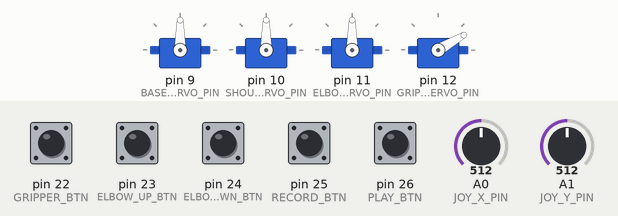
Recording of a sketch running on a simulated Arduino Mega 2560, built with avr-gcc and run on an emulated ATmega2560. On the bench: 4 × servo. The test bench sets the inputs (shaded band); at power-on: pin 22 (GRIPPER_BTN), pin 23 (ELBOW_UP_BTN), pin 24 (ELBOW_DOWN_BTN), pin 25 (RECORD_BTN), pin 26 (PLAY_BTN) HIGH, A0 (JOY_X_PIN) = 512, A1 (JOY_Y_PIN) = 512. What the sketch prints to the serial monitor is not drawn.

Above: at 1.2 s.
1.3 s: A0 (JOY_X_PIN) set to 556
2.8 s: A0 (JOY_X_PIN) set to 572
At 4.58 s:
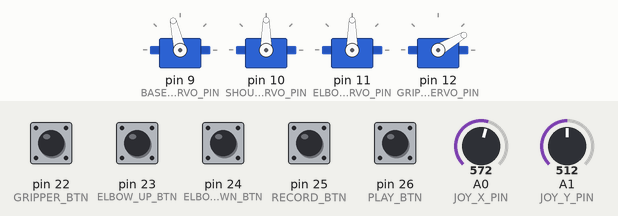
5.8 s: A1 (JOY_Y_PIN) set to 561
8.8 s: A1 (JOY_Y_PIN) set to 572
At 9.0 s:
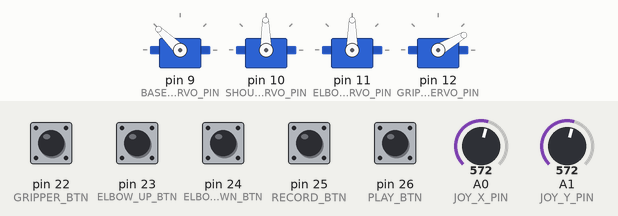
11.8 s: pin 22 (GRIPPER_BTN) pulled LOW for 0.15 s
At 12.08 s:
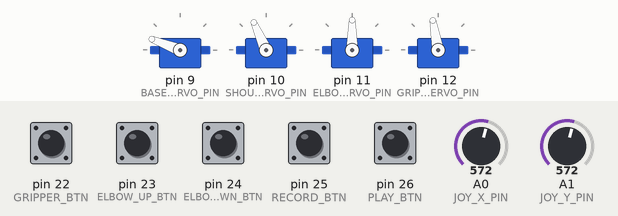
14.8 s: pin 23 (ELBOW_UP_BTN) pulled LOW for 1 s
At 15.19 s:
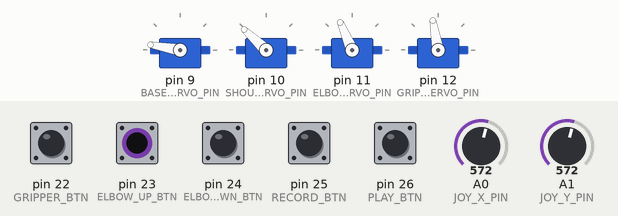
Timing chart, 0 to 18.8 s (numbered marks = the images above; inputs shaded):
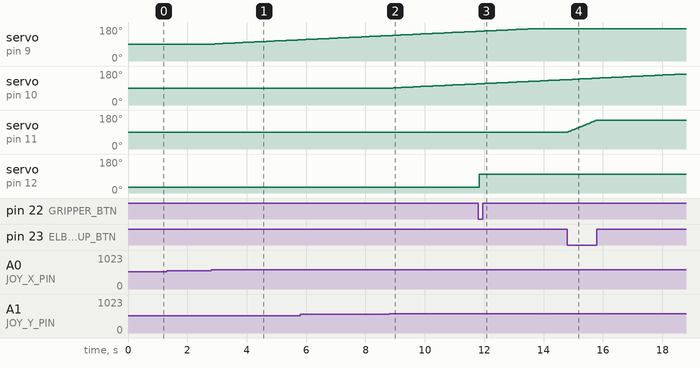

Measured:
- the behaviour switches between 571 and 572 on A0 (JOY_X_PIN) (found by bisection; images 0 and 1)
- the behaviour switches between 571 and 572 on A1 (JOY_Y_PIN) (found by bisection; images 1 and 2)
- after the input at 1.3 s, every drawn part: stays the same
- after the input at 2.8 s, servo on pin 9 (BASE_SERVO_PIN): moves from 90° to 112° over 2.8 s, starting after 0.13 s
- after the input at 8.8 s, servo on pin 10 (SHOULDER_SERVO_PIN): moves from 90° to 112° over 2.8 s, starting after 0.13 s
- after the input at 11.8 s, servo on pin 12 (GRIPPER_SERVO_PIN): 30° → 100° at once
- after the input at 14.8 s, servo on pin 11 (ELBOW_SERVO_PIN): moves from 90° to 153° over 0.97 s, starting at once

The sketch:

joystick_robot_arm.ino
```cpp
/*
  Joystick Robot Arm
  ---------------------
  Live joystick/button teleoperation of a 4-servo arm, with record/playback
  of waypoint sequences persisted to EEPROM. Board: Arduino Mega 2560.
*/

#include <Servo.h>
#include <EEPROM.h>

const uint8_t JOY_X_PIN = A0;   // base
const uint8_t JOY_Y_PIN = A1;   // shoulder
const uint8_t GRIPPER_BTN = 22; // joystick's own button, toggles gripper
const uint8_t ELBOW_UP_BTN = 23;
const uint8_t ELBOW_DOWN_BTN = 24;
const uint8_t RECORD_BTN = 25;
const uint8_t PLAY_BTN = 26;

const uint8_t BASE_SERVO_PIN = 9;
const uint8_t SHOULDER_SERVO_PIN = 10;
const uint8_t ELBOW_SERVO_PIN = 11;
const uint8_t GRIPPER_SERVO_PIN = 12;

const int JOY_CENTER = 512;
const int DEADZONE = 60;
const float MAX_SPEED = 1.0;
const uint8_t GRIPPER_OPEN = 30;
const uint8_t GRIPPER_CLOSED = 100;

const uint8_t MAX_WAYPOINTS = 10;
const int EEPROM_COUNT_ADDR = 0;
const int EEPROM_DATA_ADDR = 1; // 4 bytes per waypoint from here on

Servo baseServo, shoulderServo, elbowServo, gripperServo;
float baseAngle = 90, shoulderAngle = 90, elbowAngle = 90;
bool gripperClosed = false;

uint8_t waypoints[MAX_WAYPOINTS][4];
uint8_t waypointCount = 0;

bool lastGripperBtn = HIGH, lastRecordBtn = HIGH, lastPlayBtn = HIGH;

void setup() {
  baseServo.attach(BASE_SERVO_PIN);
  shoulderServo.attach(SHOULDER_SERVO_PIN);
  elbowServo.attach(ELBOW_SERVO_PIN);
  gripperServo.attach(GRIPPER_SERVO_PIN);

  pinMode(GRIPPER_BTN, INPUT_PULLUP);
  pinMode(ELBOW_UP_BTN, INPUT_PULLUP);
  pinMode(ELBOW_DOWN_BTN, INPUT_PULLUP);
  pinMode(RECORD_BTN, INPUT_PULLUP);
  pinMode(PLAY_BTN, INPUT_PULLUP);

  writeArmAngles(baseAngle, shoulderAngle, elbowAngle, GRIPPER_OPEN);
  loadWaypointsFromEeprom();

  Serial.begin(9600);
  Serial.print("Loaded waypoints: ");
  Serial.println(waypointCount);
}

void loop() {
  baseAngle = updateAxis(analogRead(JOY_X_PIN), baseAngle);
  shoulderAngle = updateAxis(analogRead(JOY_Y_PIN), shoulderAngle);

  if (digitalRead(ELBOW_UP_BTN) == LOW) elbowAngle = constrain(elbowAngle + 1.0, 10, 170);
  if (digitalRead(ELBOW_DOWN_BTN) == LOW) elbowAngle = constrain(elbowAngle - 1.0, 10, 170);

  handleGripperToggle();
  writeArmAngles(baseAngle, shoulderAngle, elbowAngle, gripperClosed ? GRIPPER_CLOSED : GRIPPER_OPEN);

  handleRecordButton();
  handlePlayButton();

  delay(15);
}

float updateAxis(int raw, float currentAngle) {
  int offset = raw - JOY_CENTER;
  if (abs(offset) < DEADZONE) return currentAngle;
  float normalized = constrain((float)offset / JOY_CENTER, -1.0, 1.0);
  return constrain(currentAngle + normalized * MAX_SPEED, 10, 170);
}

void handleGripperToggle() {
  bool state = digitalRead(GRIPPER_BTN);
  if (state == LOW && lastGripperBtn == HIGH) {
    delay(20);
    gripperClosed = !gripperClosed;
  }
  lastGripperBtn = state;
}

void handleRecordButton() {
  bool state = digitalRead(RECORD_BTN);
  if (state == LOW && lastRecordBtn == HIGH) {
    delay(20);
    recordWaypoint();
  }
  lastRecordBtn = state;
}

void handlePlayButton() {
  bool state = digitalRead(PLAY_BTN);
  if (state == LOW && lastPlayBtn == HIGH) {
    delay(20);
    playSequence();
  }
  lastPlayBtn = state;
}

void recordWaypoint() {
  if (waypointCount >= MAX_WAYPOINTS) {
    Serial.println("Waypoint memory full.");
    return;
  }
  waypoints[waypointCount][0] = (uint8_t)baseAngle;
  waypoints[waypointCount][1] = (uint8_t)shoulderAngle;
  waypoints[waypointCount][2] = (uint8_t)elbowAngle;
  waypoints[waypointCount][3] = gripperClosed ? GRIPPER_CLOSED : GRIPPER_OPEN;
  waypointCount++;
  saveWaypointsToEeprom();
  Serial.print("Recorded waypoint #");
  Serial.println(waypointCount);
}

// Smoothly interpolates from the current pose to each saved waypoint in turn.
void playSequence() {
  Serial.println("Playing sequence...");
  for (uint8_t i = 0; i < waypointCount; i++) {
    moveToPose(waypoints[i][0], waypoints[i][1], waypoints[i][2], waypoints[i][3]);
    delay(400); // pause briefly at each waypoint
  }
  Serial.println("Sequence complete.");
}

void moveToPose(uint8_t targetBase, uint8_t targetShoulder, uint8_t targetElbow, uint8_t targetGripper) {
  const uint8_t STEPS = 30;
  float startBase = baseAngle, startShoulder = shoulderAngle, startElbow = elbowAngle;

  for (uint8_t s = 1; s <= STEPS; s++) {
    float t = (float)s / STEPS;
    baseAngle = startBase + (targetBase - startBase) * t;
    shoulderAngle = startShoulder + (targetShoulder - startShoulder) * t;
    elbowAngle = startElbow + (targetElbow - startElbow) * t;
    writeArmAngles(baseAngle, shoulderAngle, elbowAngle, targetGripper);
    delay(15);
  }
  gripperClosed = (targetGripper == GRIPPER_CLOSED);
}

void writeArmAngles(float base, float shoulder, float elbow, uint8_t gripper) {
  baseServo.write((int)base);
  shoulderServo.write((int)shoulder);
  elbowServo.write((int)elbow);
  gripperServo.write(gripper);
}

void saveWaypointsToEeprom() {
  EEPROM.update(EEPROM_COUNT_ADDR, waypointCount);
  for (uint8_t i = 0; i < waypointCount; i++) {
    for (uint8_t j = 0; j < 4; j++) {
      EEPROM.update(EEPROM_DATA_ADDR + i * 4 + j, waypoints[i][j]);
    }
  }
}

void loadWaypointsFromEeprom() {
  uint8_t count = EEPROM.read(EEPROM_COUNT_ADDR);
  if (count > MAX_WAYPOINTS) count = 0; // guard against reading blank/uninitialized EEPROM
  waypointCount = count;
  for (uint8_t i = 0; i < waypointCount; i++) {
    for (uint8_t j = 0; j < 4; j++) {
      waypoints[i][j] = EEPROM.read(EEPROM_DATA_ADDR + i * 4 + j);
    }
  }
}
```
